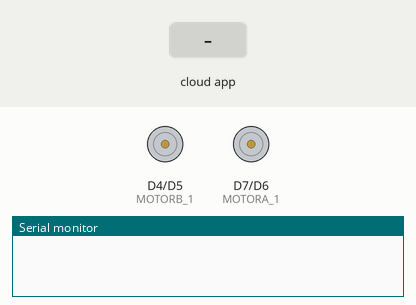
Simulated run of this sketch. Board: ESP8266 (NodeMCU). Shown: motor-driver pin pairs drawn as motors (green arrow = first pin HIGH = forward, orange = second pin HIGH = backward, longer = more drive), the last lines printed to the serial monitor. The inputs (shaded band) are chosen by the test bench. The RemoteXY app is connected.

Above: at 1.2 s.
1.3 s: the phone or cloud app sets button_1 to 1
At 1.7 s:
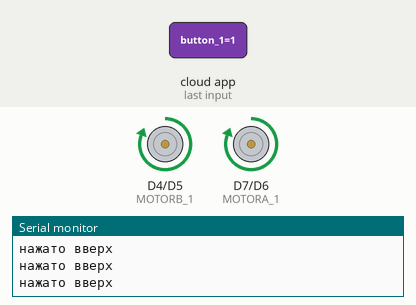
2.8 s: the phone or cloud app sets button_1 to 0
At 3.6 s:
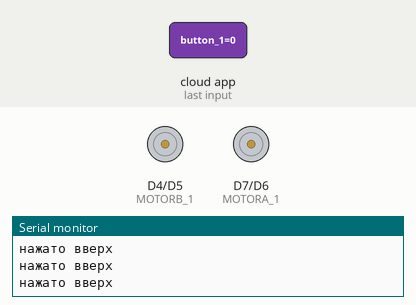
4.3 s: the phone or cloud app sets button_2 to 1
At 5.1 s:
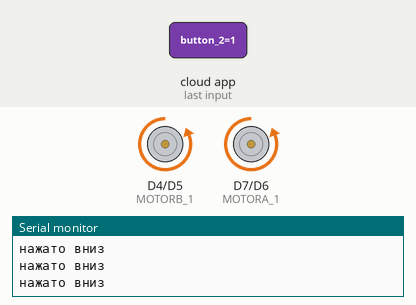
5.8 s: the phone or cloud app sets button_2 to 0
At 6.8 s:
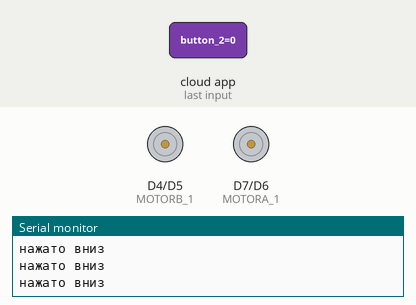
7.3 s: the phone or cloud app sets button_3 to 1
At 8.6 s:
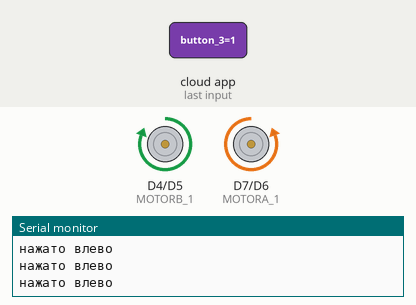
Timing chart, 0 to 9.8 s (numbered marks = the images above; inputs shaded):
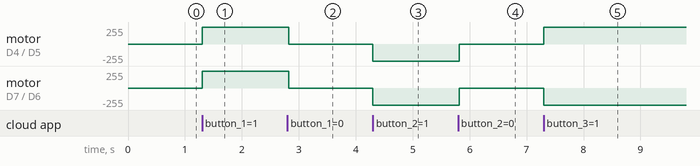

The sketch:

wi-fi_tank2.ino
```cpp
#define REMOTEXY_MODE__ESP8266WIFI_LIB
#include <ESP8266WiFi.h>

#include <RemoteXY.h>

// настройки соединения
#define REMOTEXY_WIFI_SSID "TP-Link_97E8"
#define REMOTEXY_WIFI_PASSWORD "72320006"
#define REMOTEXY_SERVER_PORT 6377
// конфигурация интерфейса
#pragma pack(push, 1)
uint8_t RemoteXY_CONF[] =   // 46 bytes
  { 255,4,0,0,0,39,0,16,31,1,1,0,25,25,12,12,2,31,0,1,
  0,26,54,12,12,2,31,0,1,0,4,40,12,12,2,31,0,1,0,47,
  40,12,12,2,31,0 };
// структура определяет все переменные и события вашего интерфейса управления
struct {
    // input variables
  uint8_t button_1; // =1 если кнопка нажата, иначе =0 up
  uint8_t button_2; // =1 если кнопка нажата, иначе =0 down
  uint8_t button_3; // =1 если кнопка нажата, иначе =0 left
  uint8_t button_4; // =1 если кнопка нажата, иначе =0 right
    // other variable
  uint8_t connect_flag;  // =1 if wire connected, else =0
} RemoteXY;
#pragma pack(pop)

// Расшифровка подключений к L298

// Мотор A отвечающий за ускорение
#define MOTORA_1 D7 //IN1
#define MOTORA_2 D6 //IN2
#define ENA D8      //ENA
// Мотор B отвечающий за повороты
#define ENB D3      //ENB
#define MOTORB_1 D4 //IN3
#define MOTORB_2 D5 //IN4
//Переменные моторов вперед\назад - влево\вправо.
int motor_FB = 0;
int motor_LR = 0;

void setup()
{
  Serial.begin(9600);
  RemoteXY_Init ();
  pinMode(MOTORA_1, OUTPUT);
  pinMode(MOTORA_2, OUTPUT);
  pinMode(MOTORB_1, OUTPUT);
  pinMode(MOTORB_2, OUTPUT);

  // TODO you setup code

}

void loop()
{
  RemoteXY_Handler ();
  if(RemoteXY.button_1 == 1) {
    Serial.println("нажато вверх");
    digitalWrite(MOTORA_1,HIGH);
    digitalWrite(MOTORA_2,LOW);
    digitalWrite(MOTORB_1,HIGH);
    digitalWrite(MOTORB_2,LOW);
  }else if(RemoteXY.button_2 == 1) {
    Serial.println("нажато вниз");
    digitalWrite(MOTORA_1,LOW);
    digitalWrite(MOTORA_2,HIGH);
    digitalWrite(MOTORB_1,LOW);
    digitalWrite(MOTORB_2,HIGH);
  }else if(RemoteXY.button_3 == 1) {
    Serial.println("нажато влево");
    digitalWrite(MOTORA_1,LOW);
    digitalWrite(MOTORA_2,HIGH);
    digitalWrite(MOTORB_1,HIGH);
    digitalWrite(MOTORB_2,LOW);
  }else if(RemoteXY.button_4 == 1) {
    Serial.println("нажато вправо");
    digitalWrite(MOTORA_1,HIGH);
    digitalWrite(MOTORA_2,LOW);
    digitalWrite(MOTORB_1,LOW);
    digitalWrite(MOTORB_2,HIGH);
  } else {
  digitalWrite(MOTORA_1,LOW);
    digitalWrite(MOTORA_2,LOW);
    digitalWrite(MOTORB_1,LOW);
    digitalWrite(MOTORB_2,LOW);
  }

  // TODO you loop code
  // используйте структуру RemoteXY для передачи данных
  // не используйте функцию delay()


}
```

Measured:
- after the input at 1.3 s, motor on D4 (MOTORB_1) / D5 (MOTORB_2), motor on D7 (MOTORA_1) / D6 (MOTORA_2): stopped → forward 255/255 at once
- after the input at 2.8 s, motor on D4 (MOTORB_1) / D5 (MOTORB_2), motor on D7 (MOTORA_1) / D6 (MOTORA_2): forward 255/255 → stopped at once
- after the input at 4.3 s, motor on D4 (MOTORB_1) / D5 (MOTORB_2), motor on D7 (MOTORA_1) / D6 (MOTORA_2): stopped → backward 255/255 at once
- after the input at 5.8 s, motor on D4 (MOTORB_1) / D5 (MOTORB_2), motor on D7 (MOTORA_1) / D6 (MOTORA_2): backward 255/255 → stopped at once
- after the input at 7.3 s, motor on D4 (MOTORB_1) / D5 (MOTORB_2): stopped → forward 255/255 at once; motor on D7 (MOTORA_1) / D6 (MOTORA_2): stopped → backward 255/255 at once
